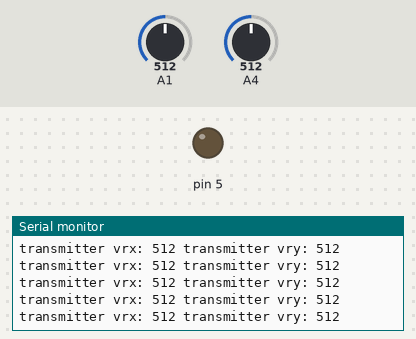
The sketch below on a simulated Arduino Uno, built with avr-gcc and run on an emulated ATmega328P. Parts: output pins drawn as LEDs (lit = HIGH), the last lines printed to the serial monitor. The inputs (shaded band) are chosen by the test bench; at power-on: A1 = 512, A4 = 512. No radio packets arrive unless stated.

Above: at 1.2 s.
1.3 s: A1 set to 107
At 1.42 s:
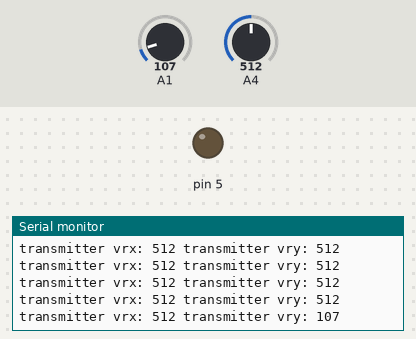
2.8 s: A1 set to 95
At 2.81 s:
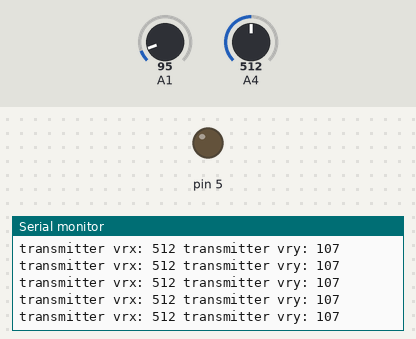
4.3 s: A4 set to 104
At 4.34 s:
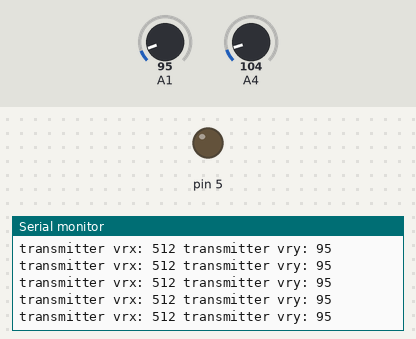
7.3 s: A4 set to 95
At 7.31 s:
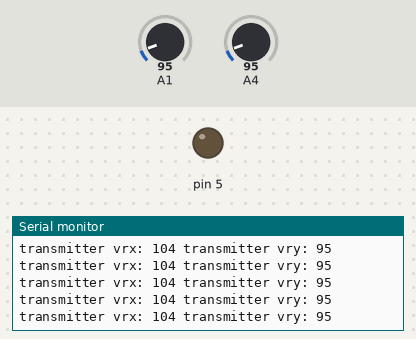
Timing chart, 0 to 10.3 s (numbered marks = the images above; inputs shaded):
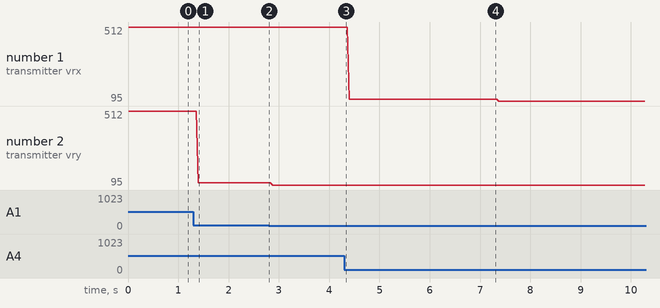

The sketch:

Transmitter.ino
```cpp
/*
* Arduino Wireless Communication Tutorial
*     Example 1 - Transmitter Code
*
* by Dejan Nedelkovski, www.HowToMechatronics.com
*
* Library: TMRh20/RF24, https://github.com/tmrh20/RF24/
*/

#include <SPI.h>
#include <nRF24L01.h>
#include <RF24.h>

RF24 radio(7, 8); // CE, CSN

const byte address[6] = "00001";

//create a struct for the Data package


void setup() {
  Serial.begin(9600);
  radio.begin();
  radio.openWritingPipe(address);
  radio.setPALevel(RF24_PA_MIN);
  radio.stopListening();
  pinMode(5, OUTPUT);

}

void loop() {
  struct Data_Package {
  int vry= analogRead(A1);
  int vrx= analogRead(A4);
  };

  Data_Package data; //create an instance of the data package


  radio.write(&data, sizeof(Data_Package));
  delay(5);
  Serial.print("transmitter vrx: ");
  Serial.print(data.vrx);
  Serial.print(" transmitter vry: ");
  Serial.println(data.vry);
}
```

Measured:
- after the input at 1.3 s, the serial monitor: prints a new line after 0.10 s (image 1)
- plotted number 1: 512 → 104 after the input at 4.3 s
- plotted number 2: 512 → 107 after the input at 1.3 s, 107 → 95 after the input at 2.8 s
